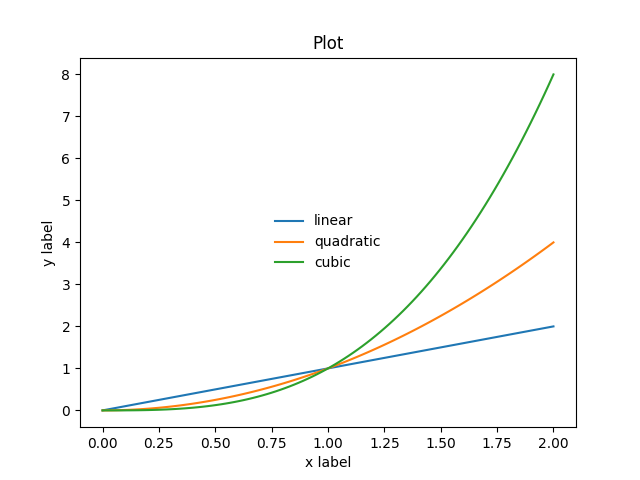

Here is the Python script that generated this plot:

"""

Introducing how to put legend into your graph

"""

import matplotlib.pyplot as plt

# Create x
import numpy as np
x = np.linspace(0, 2, 100)

plt.plot(x, x, x, x**2, x, x**3)
plt.xlabel('x label')
plt.ylabel('y label')
plt.title("Plot")

"""

The first argument is the labels of each data.
loc means the location of this legend, it follows a table which could be found below.
https://matplotlib.org/api/_as_gen/matplotlib.pyplot.legend.html
For example, loc=10 means the legend would be placed at the center.
frameon=False means that I turn off the frame of my legend
There are also other fancy tools regarding to legend.
Please also check on the website above to find more customization attributes!

"""
plt.legend(('linear', 'quadratic', 'cubic'), loc=10, frameon=False)

plt.show()
